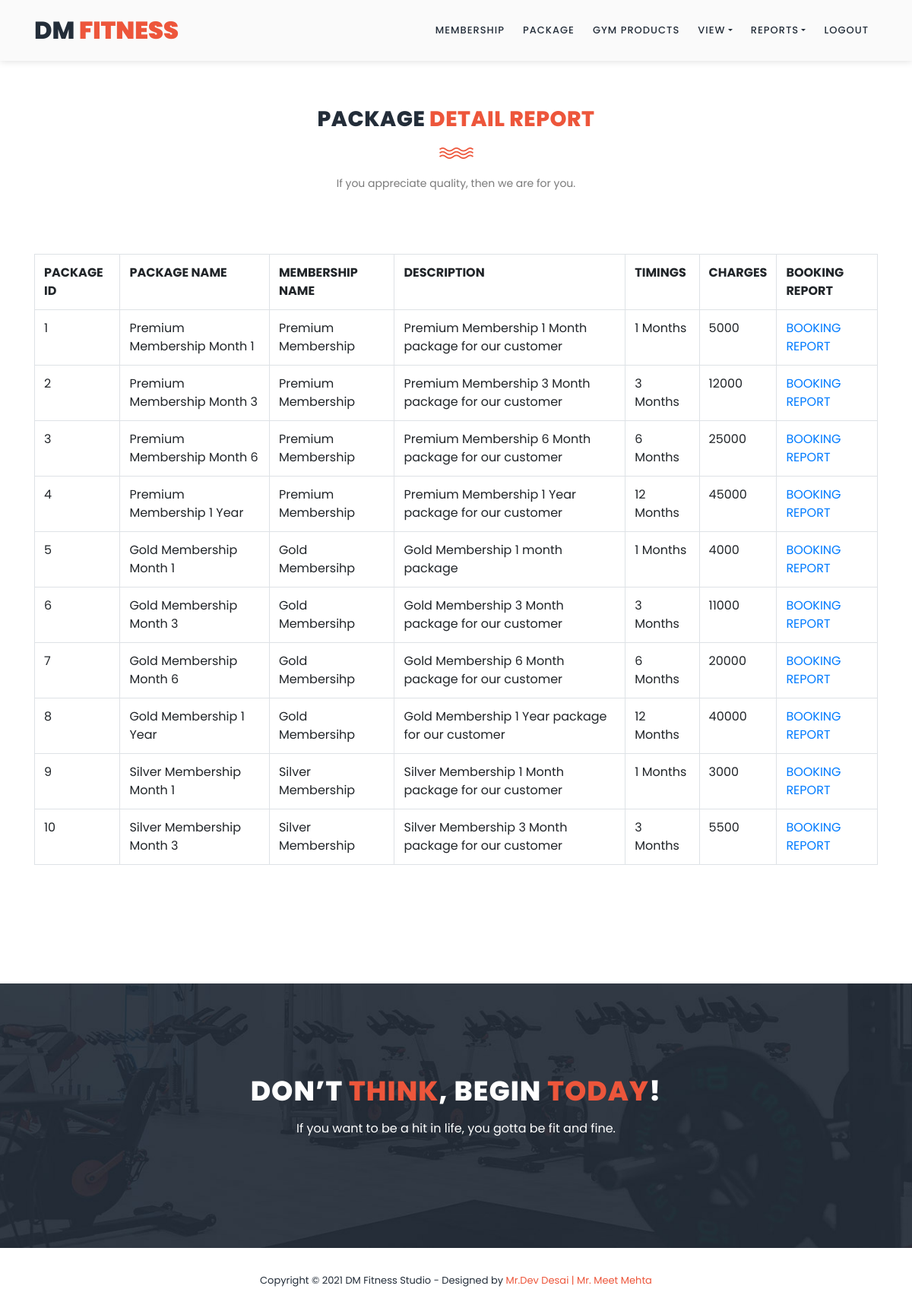
Screenshot of /admin_view_package_report.php with the database file from the repository.
### tables this page shows
CREATE TABLE IF NOT EXISTS `package_detail` (
  `package_id` int(10) NOT NULL,
  `package_name` varchar(50) NOT NULL,
  `membership_id` int(10) NOT NULL,
  `package_description` varchar(200) NOT NULL,
  `package_timings` varchar(30) NOT NULL,
  `package_charges` int(10) NOT NULL,
  PRIMARY KEY (`package_id`)
);

CREATE TABLE IF NOT EXISTS `membership_detail` (
  `membership_id` int(10) NOT NULL,
  `membership_name` varchar(50) NOT NULL,
  `description` varchar(200) NOT NULL,
  PRIMARY KEY (`membership_id`)
);

### admin_view_package_report.php (the view, shortened to what this page needs)
<?php
include("admin_header.php");
?>
    <section class="section" id="our-classes">
        <div class="container">
            <div class="row">
                <div class="col-lg-6 offset-lg-3">
                    <div class="section-heading">
                        <h2>PACKAGE<em> DETAIL REPORT</em></h2>
                        <img src="assets/images/line-dec.png" alt="">
                        <p>If you appreciate quality, then we are for you.</p>
                    </div>
                </div>
            </div>
            <div class="row" id="tabs">
			  <div class="col-lg-12">
                <?php
				$qur=mysql_query("select * from package_detail");
				if(mysql_num_rows($qur)>0)
				{
					echo "<table class='table table-bordered'>
							<tr>
								<th>PACKAGE ID</th>
								<th>PACKAGE NAME</th>
								<th>MEMBERSHIP NAME</th>
								<th>DESCRIPTION</th>
								<th>TIMINGS</th>
								<th>CHARGES</th>
								<th>BOOKING REPORT</th>
							</tr>";
					while($q=mysql_fetch_array($qur))
					{
						echo "<tr>";
						echo "<td>$q[0]</td>";
						echo "<td>$q[1]</td>";
						$qur2=mysql_query("select * from membership_detail where membership_id='$q[2]'");
						$q2=mysql_fetch_array($qur2);
						echo "<td>$q2[1]</td>";
						echo "<td>$q[3]</td>";
						echo "<td>$q[4]</td>";
						echo "<td>$q[5]</td>";
						echo "<td><a href='admin_view_packagewise_booking_report.php?pid=$q[0]'>BOOKING REPORT</a></td>";
						echo "</tr>";
					}
					echo "</table>";
				}else{
					echo "<h2>No Record Found</h2>";
				}
				?>
              </div>
            </div>
        </div>
    </section>
    <section class="section" id="call-to-action">
        <div class="container">
            <div class="row">
                <div class="col-lg-10 offset-lg-1">
                    <div class="cta-content">
                        <h2>Don’t <em>think</em>, begin <em>today</em>!</h2>
                        <p>If you want to be a hit in life, you gotta be fit and fine.</p>
                    </div>
                </div>
            </div>
        </div>
    </section>
<?php
include("footer.php");
?>

### assets/css/templatemo-training-studio.css (style rules this page uses)
html, body, div, span, applet, object, iframe, h1, h2, h3, h4, h5, h6, p, blockquote, div pre, a, abbr, acronym, address, big, cite, code, del, dfn, em, font, img, ins, kbd, q, s, samp, small, strike, strong, sub, sup, tt, var, b, u, i, center, dl, dt, dd, ol, ul, li, figure, header, nav, section, article, aside, footer, figcaption { margin: 0; padding: 0; border: 0; outline: 0; }
header, nav, section, article, aside, footer, hgroup { display: block; }
* { box-sizing: border-box; }
html, body { font-family: 'Poppins', sans-serif; font-weight: 400; background-color: #fff; font-size: 16px; -ms-text-size-adjust: 100%; -webkit-font-smoothing: antialiased; -moz-osx-font-smoothing: grayscale; }
a { text-decoration: none !important; }
h1, h2, h3, h4, h5, h6 { margin-top: 0px; margin-bottom: 0px; }
p { font-size: 14px; line-height: 25px; color: #7a7a7a; }
html, body { background: #fff; font-family: 'Poppins', sans-serif; }
.section-heading { text-align: center; margin-top: 140px; margin-bottom: 80px; }
.section-heading h2 { font-size: 28px; font-weight: 800; color: #232d39; text-transform: uppercase; letter-spacing: 0.5px; margin-top: 0px; margin-bottom: 0px; }
.section-heading h2 em { font-style: normal; color: #ed563b; }
.section-heading img { margin: 20px auto; }
#call-to-action { padding: 120px 0px; background-image: url(../images/cta-bg.jpg); background-position: center center; background-repeat: no-repeat; background-size: cover; text-align: center; }
.cta-content h2 { font-size: 36px; text-transform: uppercase; font-weight: 800; color: #fff; letter-spacing: 1px; }
.cta-content h2 em { font-style: normal; color: #ed563b; }
.cta-content p { font-size: 16px; color: #fff; margin: 15px 0px 25px 0px; }
#our-classes { margin-bottom: 140px; }

### rows the page displays
package_detail: package_id "1", package_name "Premium Membership Month 1", membership.membership_name "Premium Membership", package_description "Premium Membership 1 Month package for our customer", package_timings "1 Months", package_charges "5000"
package_detail: package_id "2", package_name "Premium Membership Month 3", membership.membership_name "Premium Membership", package_description "Premium Membership 3 Month package for our customer", package_timings "3 Months", package_charges "12000"
package_detail: package_id "3", package_name "Premium Membership Month 6", membership.membership_name "Premium Membership", package_description "Premium Membership 6 Month package for our customer", package_timings "6 Months", package_charges "25000"
package_detail: package_id "4", package_name "Premium Membership 1 Year", membership.membership_name "Premium Membership", package_description "Premium Membership 1 Year package for our customer", package_timings "12 Months", package_charges "45000"
package_detail: package_id "5", package_name "Gold Membership Month 1", membership.membership_name "Gold Membersihp", package_description "Gold Membership 1 month package", package_timings "1 Months", package_charges "4000"
package_detail: package_id "6", package_name "Gold Membership Month 3", membership.membership_name "Gold Membersihp", package_description "Gold Membership 3 Month package for our customer", package_timings "3 Months", package_charges "11000"
package_detail: package_id "7", package_name "Gold Membership Month 6", membership.membership_name "Gold Membersihp", package_description "Gold Membership 6 Month package for our customer", package_timings "6 Months", package_charges "20000"
package_detail: package_id "8", package_name "Gold Membership 1 Year", membership.membership_name "Gold Membersihp", package_description "Gold Membership 1 Year package for our customer", package_timings "12 Months", package_charges "40000"
package_detail: package_id "9", package_name "Silver Membership Month 1", membership.membership_name "Silver Membership", package_description "Silver Membership 1 Month package for our customer", package_timings "1 Months", package_charges "3000"
package_detail: package_id "10", package_name "Silver Membership Month 3", membership.membership_name "Silver Membership", package_description "Silver Membership 3 Month package for our customer", package_timings "3 Months", package_charges "5500"
